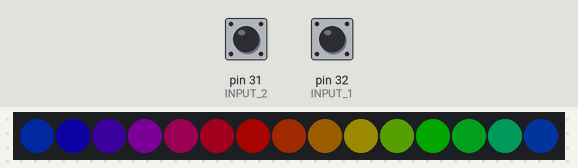
The sketch below on a simulated Arduino Mega 2560, built with avr-gcc and run on an emulated ATmega2560. Shown: 15 RGB LEDs in strip order, left to right. The test bench sets the inputs (shaded band); at power-on: pin 32 (INPUT_1) HIGH, pin 31 (INPUT_2) HIGH. Dim RGB values are drawn brighter than linear.

Above: at 1.2 s.
1.3 s: pin 32 (INPUT_1) pulled LOW for 0.15 s
At 1.66 s:
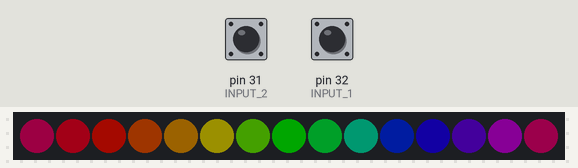
2.0 s: pin 32 (INPUT_1) pulled LOW for 3.2 s
At 2.26 s:
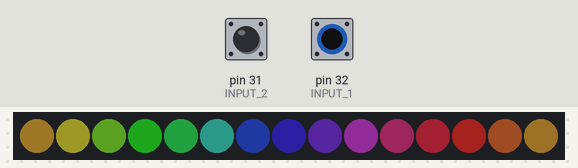
5.8 s: pin 32 (INPUT_1) pulled LOW for 1 s
At 6.21 s:
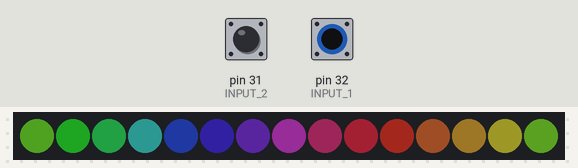
7.4 s: pin 32 (INPUT_1) pulled LOW for 0.15 s
At 7.72 s:
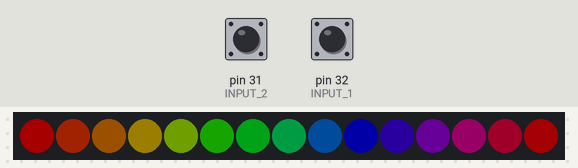
8.1 s: pin 32 (INPUT_1) pulled LOW for 1 s
At 9.24 s:
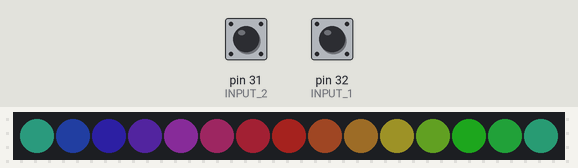
9.7 s: pin 32 (INPUT_1) pulled LOW for 0.15 s
At 17.68 s:
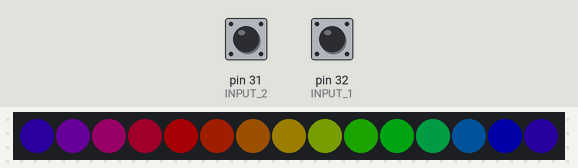
Timing chart, 0 to 19.2 s (numbered marks = the images above; inputs shaded):
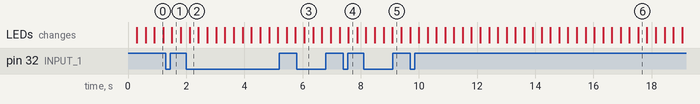

The sketch:

led_strip.ino
```cpp
#include <FastLED.h>

#define LED_PIN 33
#define LED_TYPE WS2812
#define NUM_LEDS 15
#define INPUT_1 32
#define INPUT_2 31
#define INPUT_3 30

CRGB leds[NUM_LEDS];

void setup() {
  FastLED.addLeds<LED_TYPE, LED_PIN, GRB>(leds, NUM_LEDS);
  pinMode(INPUT_1, INPUT_PULLUP);  // Pull-up jumper
  pinMode(INPUT_2, INPUT_PULLUP);  // Pull-up jumper
  pinMode(INPUT_3, INPUT_PULLUP);  // Pull-up jumper
}

void loop() {

  if (digitalRead(INPUT_1))   // If jumper is removed
    rainbow();
  else if (digitalRead(INPUT_2))
    pastel_rainbow();
  else if (digitalRead(INPUT_3))
    brightness_scale();
  else
    fill_solid(leds, NUM_LEDS, CRGB(0, 0, 0));

  FastLED.show();
  delay(5);
}

void pastel_rainbow() {
  // float brightness : normalized brightness value (0 to 255)
  static uint8_t hue = 0;
  uint8_t brightness = 100;
  hue++;
  fill_gradient(leds, NUM_LEDS, CHSV(hue, 150, brightness), CHSV(hue-1, 150, brightness), LONGEST_HUES);
}

void rainbow() {
  static uint8_t hue = 0;
  uint8_t brightness = 100;
  hue++;
  fill_gradient(leds, NUM_LEDS, CHSV(hue, 255, brightness), CHSV(hue-1, 255, brightness), LONGEST_HUES);
  // uint8_t hueStep = 255 / NUM_LEDS;
  // fill_rainbow(leds, NUM_LEDS, 0, hueStep);
}

void brightness_scale() {
  fill_gradient(leds, NUM_LEDS, CHSV(0, 0, 255), CHSV(0, 0, 0));
}
```

Measured:
- after the input at 1.3 s, the LEDs: change after 0.21 s (image 1)
- after the input at 2.0 s, the LEDs: change after 0.12 s (image 2)
- after the input at 5.8 s, the LEDs: change after 0.26 s (image 3)
- after the input at 8.1 s, the LEDs: first change after 0.08 s (image 5 shows a later state)
